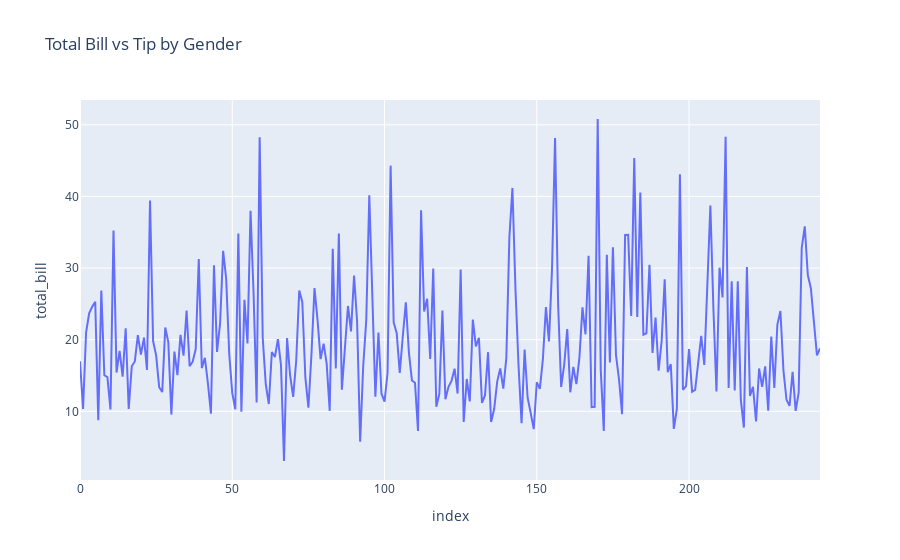

Here is the notebook cell this chart was saved with:
### Code cell
fig = px.line(df, y="total_bill", title="Total Bill vs Tip by Gender")
fig.show()

### Figure 1 — Plotly figure (JSON) as saved in the notebook; plotly's stock layout.template omitted (floating-point values rounded to 4 significant figures; data arrays with more than 128 entries replaced by an {"elided": "..."} marker saying what was removed)
{"data": [{"hovertemplate": "index=%{x}<br>total_bill=%{y}<extra></extra>", "legendgroup": "", "line": {"color": "#636efa", "dash": "solid"}, "marker": {"symbol": "circle"}, "mode": "lines", "name": "", "orientation": "v", "showlegend": false, "type": "scatter", "x": {"elided": "244 int values"}, "xaxis": "x", "y": {"elided": "244 float values"}, "yaxis": "y"}], "layout": {"legend": {"tracegroupgap": 0}, "title": {"text": "Total Bill vs Tip by Gender"}, "xaxis": {"anchor": "y", "domain": [0, 1], "title": {"text": "index"}}, "yaxis": {"anchor": "x", "domain": [0, 1], "title": {"text": "total_bill"}}}}
